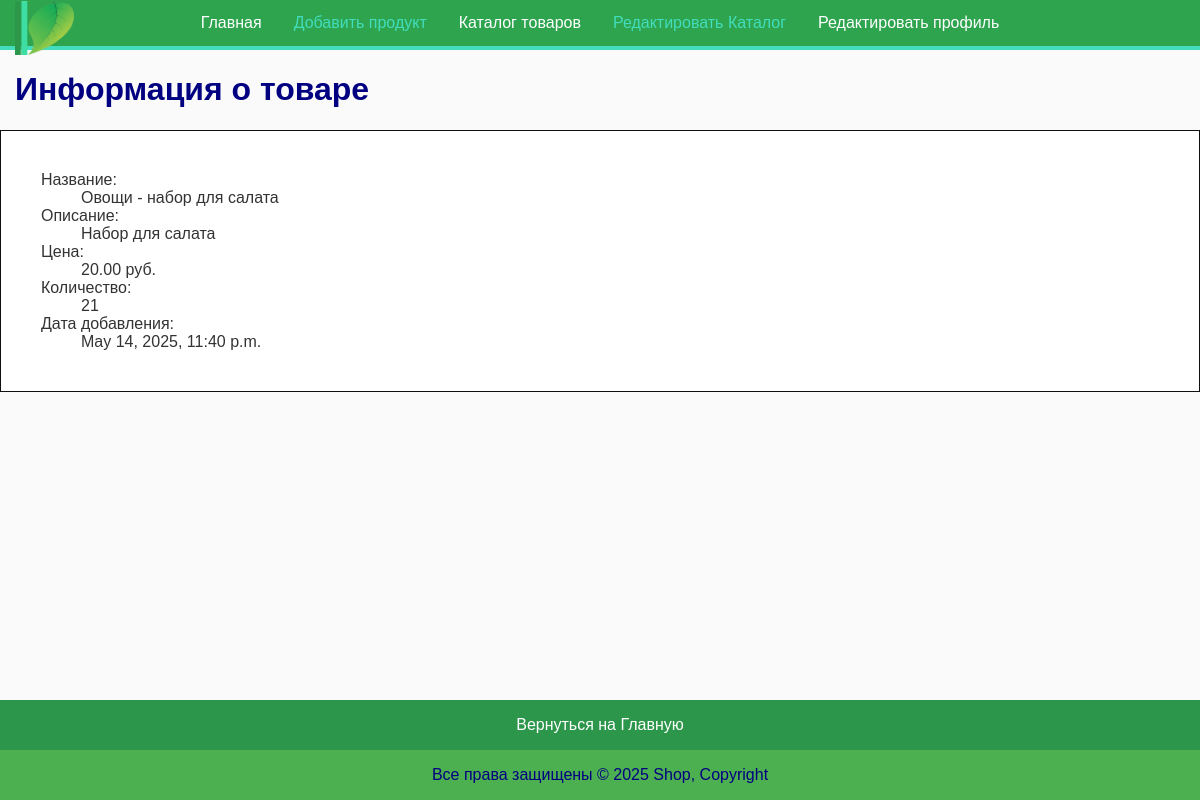
The page /products/78/ on the database as committed earlier.
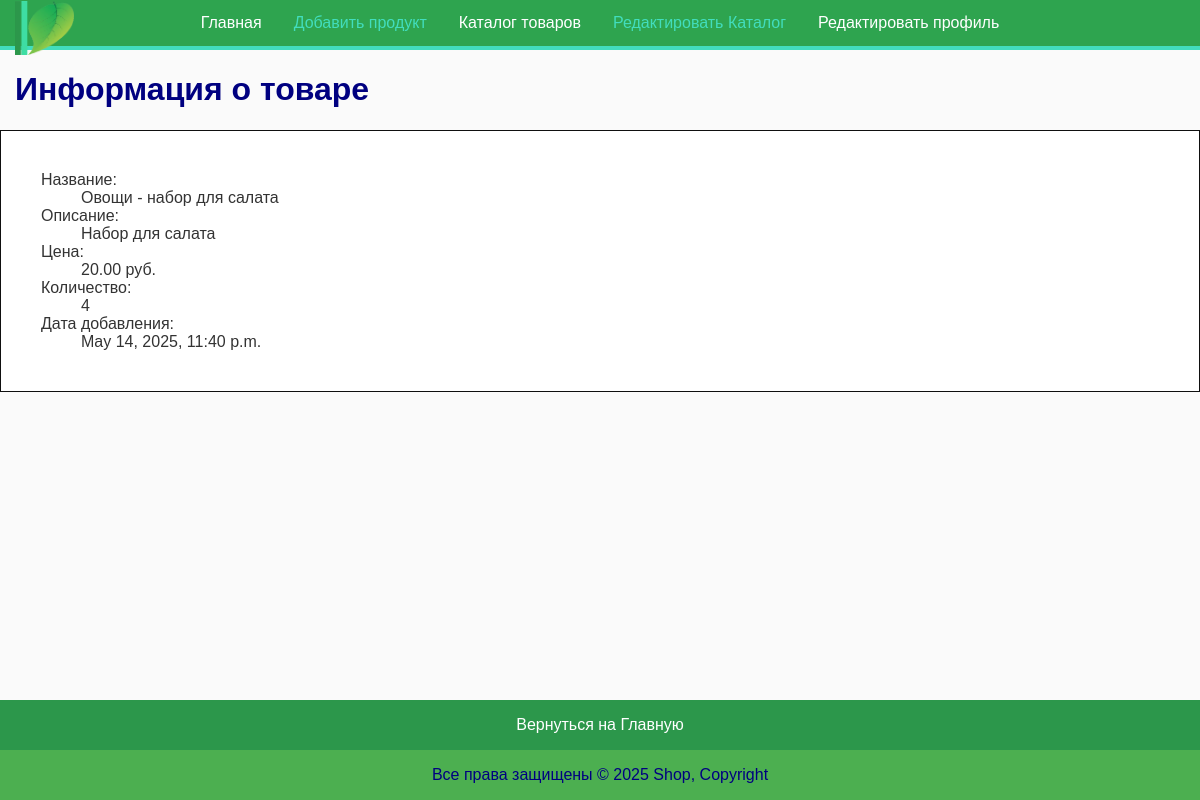
The same page on the database as committed later.
### shop/models.py (models this page shows, shortened)
class Product(models.Model):
    name = models.CharField(max_length=100)
    description = models.TextField()
    price = models.DecimalField(max_digits=8, decimal_places=2)
    quantity = models.PositiveIntegerField(default=0)
    photo = models.ImageField(upload_to='product_photos/', null=True, blank=True)
    added_date = models.DateTimeField(auto_now_add=True)

### shop/views.py (the view)
# urls.py: path('products/<int:product_id>/', product_detail, name='product_detail'),
def product_detail(request, product_id):
    product = get_object_or_404(Product, id=product_id)
    return render(request, 'product_detail.html', {'product': product})

### shop/templates/product_detail.html (shortened to what this page needs)
{% extends 'base.html' %}
{% load static %}
{% load static %}
{% block content %}
<h1>Информация о товаре</h1>
<dl class="border bottom">
    <dt>Название:</dt>
    <dd>{{ product.name }}</dd>
    <dt>Описание:</dt>
    <dd>{{ product.description }}</dd>
    <dt>Цена:</dt>
    <dd>{{ product.price }} руб.</dd>
    <dt>Количество:</dt>
    <dd>{{ product.quantity }}</dd>
    <dt>Дата добавления:</dt>
    <dd>{{ product.added_date }}</dd>
</dl>
{% include 'footer_top.html' %}
{% endblock %}

### shop/templates/base.html (shortened to what this page needs)
<!DOCTYPE html>
<html lang="ru">
<head>
    {% load static %}
    <link rel="stylesheet" href="{% static 'css/styles.css' %}">
</head>
<body>
<header>
    <div class="logo">
        <a href="{% url 'home' %}"><img src="{% static '/images/_shop-logo.png' %}" alt="shop-logo"></a>
    </div>
    <nav>
        <ul>
            <li><a class="link-white" href="{% url 'home' %}">Главная</a></li>
            <li><a class="link-white" href="{% url 'add_product' %}"><span class="red">Добавить продукт</span></a></li>
            <li><a class="link-white" href="{% url 'products_total' %}">Каталог товаров</a></li>
            <li><a class="link-white" href="{% url 'products_list' %}"><span class="red">Редактировать Каталог</span></a></li>
            <li><a class="link-white" href="{% url 'update_profile' %}">Редактировать профиль</a></li>
        </ul>
    </nav>
</header>
<div class="container">
    {% block content %}{% endblock %}
</div>
<footer>
    Все права защищены © 2025 Shop, Copyright
</footer>
</body>
</html>

### shop/templates/footer_top.html
{% load static %}
<div  class="footer-menu-container">
    <div class="footer-menu">
        <ul>
            <li><a class="link-green" href="{% url 'home' %}">Вернуться на Главную</a></li>
        </ul>
    </div>
</div>

### shop/static/css/styles.css (style rules this page uses)
body { font-family: Arial, Helvetica, sans-serif; background-color: #fafafa; color: #333; margin: 0 auto; padding: 0; }
header { display: flex; justify-content: center; }
header { position: relative; display: flex; align-items: center; }
.logo { position: absolute; top: 1px; left: 15px; }
.logo img { height: 54px; }
header nav { width: 100%; display: flex; justify-content: center; background-color: #4CAF50; overflow: hidden; border-bottom: 4px solid #ffffff; }
header nav ul { display: flex; justify-content: space-around; list-style-type: none; margin: 0; padding: 0; }
header nav ul li { text-align: center; }
.link-white { display: inline-block; color: white; text-align: center; padding: 14px 16px; text-decoration: none; }
a { text-decoration: none; }
.red { color: #42DDBD; }
h1, h3 { color: navy; margin-left: 15px; }
.container { margin: 0 auto; max-width: 1200px; }
.bottom { margin-bottom: 120px; }
.border { background: #ffffff; border: 1px solid #0f0f0f; padding: 40px; }
.footer-menu-container { width: 100%; display: flex; justify-content: center; }
.footer-menu { height: 50px; width: 100%; display: flex; justify-content: center; background-color: #2c974b; overflow: hidden; position: fixed; bottom: 50px; color: white; text-align: center; }
.footer-menu ul { display: flex; justify-content: center; list-style-type: none; margin: 0; padding: 0; flex-direction: row; align-items: center; }
.link-green { display: inline-block; color: white; text-align: center; padding: 14px 16px; text-decoration: none; }
footer { display: flex; justify-content: center; position: fixed; bottom: 0; width: 100%; height: 50px; background-color: #4CAF50; color: navy; text-align: center; line-height: 50px; }

Rows that differ between the two databases and show on the page:
changed Product "Овощи - набор для салата": quantity "21" → "4"
